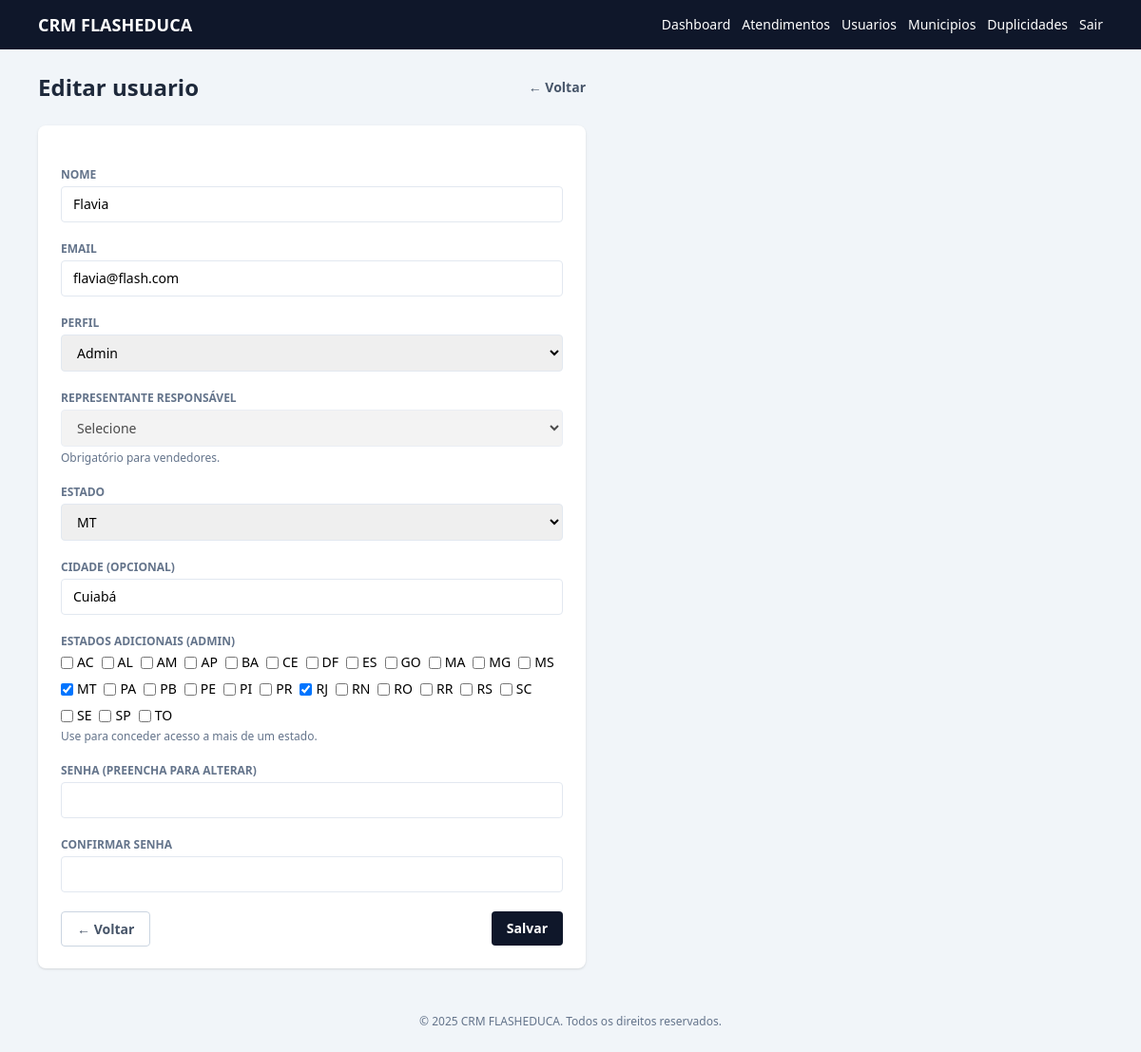
Page /usuario_form.php?id=3 (signed in) on the committed database.
### tables this page shows
CREATE TABLE `users` (
  `id` int(11) NOT NULL,
  `name` varchar(120) NOT NULL,
  `email` varchar(120) NOT NULL,
  `password_hash` varchar(255) NOT NULL,
  `role` enum('ADMIN','REPRESENTANTE','ADMIN/REPRESENTANTE','VENDEDOR') NOT NULL DEFAULT 'VENDEDOR',
  `created_by` int(11) DEFAULT NULL,
  `estado` varchar(50) NOT NULL,
  `cidade` varchar(100) DEFAULT NULL,
  `representante_id` int(11) DEFAULT NULL,
  `active` tinyint(1) NOT NULL DEFAULT 1,
  `last_login_at` datetime DEFAULT NULL,
  `created_at` datetime NOT NULL DEFAULT current_timestamp(),
  `updated_at` datetime NOT NULL DEFAULT current_timestamp() ON UPDATE current_timestamp()
);

### helpers.php (called while the page is built, shortened)
<?php
function old(string $key, $default = '')
{
    return $_SESSION['old'][$key] ?? $default;
}
function esc($value): string
{
    return htmlspecialchars((string)$value, ENT_QUOTES, 'UTF-8');
}
function user_roles(array $user): array
{
    $raw = trim((string)($user['role'] ?? ''));
    $parts = array_map('trim', explode('/', $raw));
    return array_values(array_filter($parts, static function ($role) {
        return $role !== '';
    }));
}
function user_has_role(array $user, string $role): bool
{
    $role = strtoupper($role);
    $normalized = array_map('strtoupper', user_roles($user));
    return in_array($role, $normalized, true);
}
function is_admin(array $user): bool
{
    return user_has_role($user, 'ADMIN');
}
function is_representante(array $user): bool
{
    return user_has_role($user, 'REPRESENTANTE');
}

### auth.php (called while the page is built, shortened)
<?php
require_once __DIR__ . '/helpers.php';
function current_user(): ?array
{
    static $cachedUser = null;
    if (isset($_SESSION['user_id'])) {
        if ($cachedUser !== null) {
            return $cachedUser;
        }
        try {
            $pdo = get_pdo();
            $stmt = $pdo->prepare('SELECT id, name, email, role, estado, cidade, representante_id, active, last_login_at FROM users WHERE id = :id');
            $stmt->execute([':id' => $_SESSION['user_id']]);
            $user = $stmt->fetch();
            if ($user && (int)$user['active'] === 1) {
                $cachedUser = $user;
                return $cachedUser;
            }
        } catch (Throwable $e) {
            return null;
        }
    }
    return null;
}
function require_login(): void
{
    if (!current_user()) {
        flash('auth', 'Por favor, faca login para continuar.', 'warning');
        redirect('index.php');
    }
}

### usuario_form.php (the view, shortened to what this page needs)
<?php
require_login();
$currentUser = current_user();
$isAdmin = is_admin($currentUser);
$isRep = is_representante($currentUser);
$pdo = get_pdo();
$id = isset($_GET['id']) ? (int)$_GET['id'] : 0;
$isEdit = $id > 0;
$usuario = null;
$estadosExtras = [];
if ($isEdit) {
    $stmt = $pdo->prepare('SELECT id, name, email, role, estado, cidade, representante_id FROM users WHERE id = :id');
    $stmt->execute([':id' => $id]);
    $usuario = $stmt->fetch();
    $stmtExtra = $pdo->prepare('SELECT estado FROM user_estados WHERE user_id = :id');
    $stmtExtra->execute([':id' => $id]);
    $estadosExtras = $stmtExtra->fetchAll(PDO::FETCH_COLUMN);
}
$pageTitle = $isEdit ? 'Editar usuario' : 'Novo usuario';
require __DIR__ . '/partials/header.php';
$todosEstados = ['AC','AL','AM','AP','BA','CE','DF','ES','GO','MA','MG','MS','MT','PA','PB','PE','PI','PR','RJ','RN','RO','RR','RS','SC','SE','SP','TO'];
$estadoAtual  = esc(old('estado', $usuario['estado'] ?? ($isRep ? $currentUser['estado'] : '')));
$cidadeAtual  = esc(old('cidade', $usuario['cidade'] ?? ''));
?>
<div class="max-w-xl">
    <div class="mb-6 flex items-center justify-between">
        <h1 class="text-2xl font-semibold text-slate-800"><?= esc($pageTitle) ?></h1>
        <a href="usuarios.php" class="text-sm font-semibold text-slate-600 hover:text-slate-800">&larr; Voltar</a>
    </div>
    <form method="post" class="space-y-5 rounded-lg bg-white p-6 shadow">
        <div>
            <label class="mb-1 block text-xs font-semibold uppercase text-slate-500" for="name">Nome</label>
            <input type="text" name="name" id="name" required
                   value="<?= esc(old('name', $usuario['name'] ?? '')) ?>"
                   class="w-full rounded border border-slate-200 px-3 py-2 text-sm">
        </div>
        <div>
            <label class="mb-1 block text-xs font-semibold uppercase text-slate-500" for="email">Email</label>
            <input type="email" name="email" id="email" required
                   value="<?= esc(old('email', $usuario['email'] ?? '')) ?>"
                   class="w-full rounded border border-slate-200 px-3 py-2 text-sm">
        </div>
        <div>
            <label class="mb-1 block text-xs font-semibold uppercase text-slate-500" for="role">Perfil</label>
            <?php if ($isAdmin): ?>
                <select name="role" id="role" class="w-full rounded border border-slate-200 px-3 py-2 text-sm">
                    <?php $perfilAtual = old('role', $usuario['role'] ?? 'REPRESENTANTE'); ?>
                    <option value="ADMIN" <?= $perfilAtual === 'ADMIN' ? 'selected' : '' ?>>Admin</option>
                </select>
            <?php else: ?>
                <input type="hidden" name="role" value="VENDEDOR">
                <div class="w-full rounded border border-slate-200 bg-slate-50 px-3 py-2 text-sm text-slate-600">Vendedor</div>
            <?php endif; ?>
        </div>
        <div>
            <label class="mb-1 block text-xs font-semibold uppercase text-slate-500" for="representante_id">Representante responsável</label>
            <?php if ($isAdmin): ?>
                <select name="representante_id" id="representante_id" class="w-full rounded border border-slate-200 px-3 py-2 text-sm" <?= (old('role', $usuario['role'] ?? '') === 'VENDEDOR') ? '' : 'disabled' ?>>
                    <option value="">Selecione</option>
                </select>
                <p class="mt-1 text-xs text-slate-500">Obrigatório para vendedores.</p>
            <?php else: ?>
                <input type="hidden" name="representante_id" value="<?= (int)$currentUser['id'] ?>">
                <div class="w-full rounded border border-slate-200 bg-slate-50 px-3 py-2 text-sm text-slate-600">Vinculado a <?= esc($currentUser['name']) ?></div>
            <?php endif; ?>
        </div>
        <div>
            <label class="mb-1 block text-xs font-semibold uppercase text-slate-500" for="estado">Estado</label>
            <?php if ($isRep): ?>
                <input type="hidden" name="estado" value="<?= $estadoAtual ?>">
                <div class="w-full rounded border border-slate-200 bg-slate-50 px-3 py-2 text-sm text-slate-600"><?= $estadoAtual ?></div>
            <?php else: ?>
                <select name="estado" id="estado" required
                        class="w-full rounded border border-slate-200 px-3 py-2 text-sm">
                    <?php foreach ($todosEstados as $uf): ?>
                        <option value="<?= $uf ?>" <?= $estadoAtual === $uf ? 'selected' : '' ?>><?= $uf ?></option>
                    <?php endforeach; ?>
                </select>
            <?php endif; ?>
        </div>
        <div>
            <label class="mb-1 block text-xs font-semibold uppercase text-slate-500" for="cidade">Cidade (opcional)</label>
            <input type="text" name="cidade" id="cidade"
                   value="<?= $cidadeAtual ?>"
                   class="w-full rounded border border-slate-200 px-3 py-2 text-sm"
                   placeholder="Ex: Barra do Garças">
        </div>
        <?php if ($isEdit): ?>
            <div>
                <label class="mb-1 block text-xs font-semibold uppercase text-slate-500">Estados adicionais (Admin)</label>
                <div class="flex flex-wrap gap-2">
                    <?php foreach ($todosEstados as $uf): ?>
                        <label class="flex items-center gap-1 text-sm">
                            <input type="checkbox" name="estados_extra[]" value="<?= $uf ?>"
                                   <?= in_array($uf, $estadosExtras ?? [], true) ? 'checked' : '' ?>>
                            <?= $uf ?>
                        </label>
                    <?php endforeach; ?>
                </div>
                <p class="mt-1 text-xs text-slate-500">Use para conceder acesso a mais de um estado.</p>
            </div>
        <?php endif; ?>
        <div>
            <label class="mb-1 block text-xs font-semibold uppercase text-slate-500" for="password">
                Senha <?= $isEdit ? '(preencha para alterar)' : '' ?>
            </label>
            <input type="password" name="password" id="password" <?= $isEdit ? '' : 'required' ?>
                   class="w-full rounded border border-slate-200 px-3 py-2 text-sm" minlength="6">
        </div>
        <div>
            <label class="mb-1 block text-xs font-semibold uppercase text-slate-500" for="password_confirmation">Confirmar senha</label>
            <input type="password" name="password_confirmation" id="password_confirmation" <?= $isEdit ? '' : 'required' ?>
                   class="w-full rounded border border-slate-200 px-3 py-2 text-sm" minlength="6">
        </div>
        <div class="flex justify-between items-center mt-6">
            <div>
                <a href="usuarios.php"
                   class="rounded border border-slate-300 px-4 py-2 text-sm font-semibold text-slate-600 hover:bg-slate-100">
                    &larr; Voltar
                </a>
            </div>
            <div class="flex gap-3">
                <button type="submit"
                        class="rounded bg-slate-900 px-4 py-2 text-sm font-semibold text-white hover:bg-slate-800">
                    Salvar
                </button>
            </div>
        </div>
    </form>
</div>
<?php
require __DIR__ . '/partials/footer.php';

### rows in the picture
users: name "Flavia", email "flavia@flash.com", role "Admin", estado "MT", cidade "Cuiabá"

### other values in the picture
APP_NAME "CRM FLASHEDUCA"
$pageTitle "Editar usuario"
$uf "AC"
$uf "AL"
$uf "AM"
$uf "AP"
$uf "BA"
$uf "CE"
$uf "DF"
$uf "ES"
$uf "GO"
$uf "MA"
$uf "MG"
$uf "MS"
$uf "MT"
